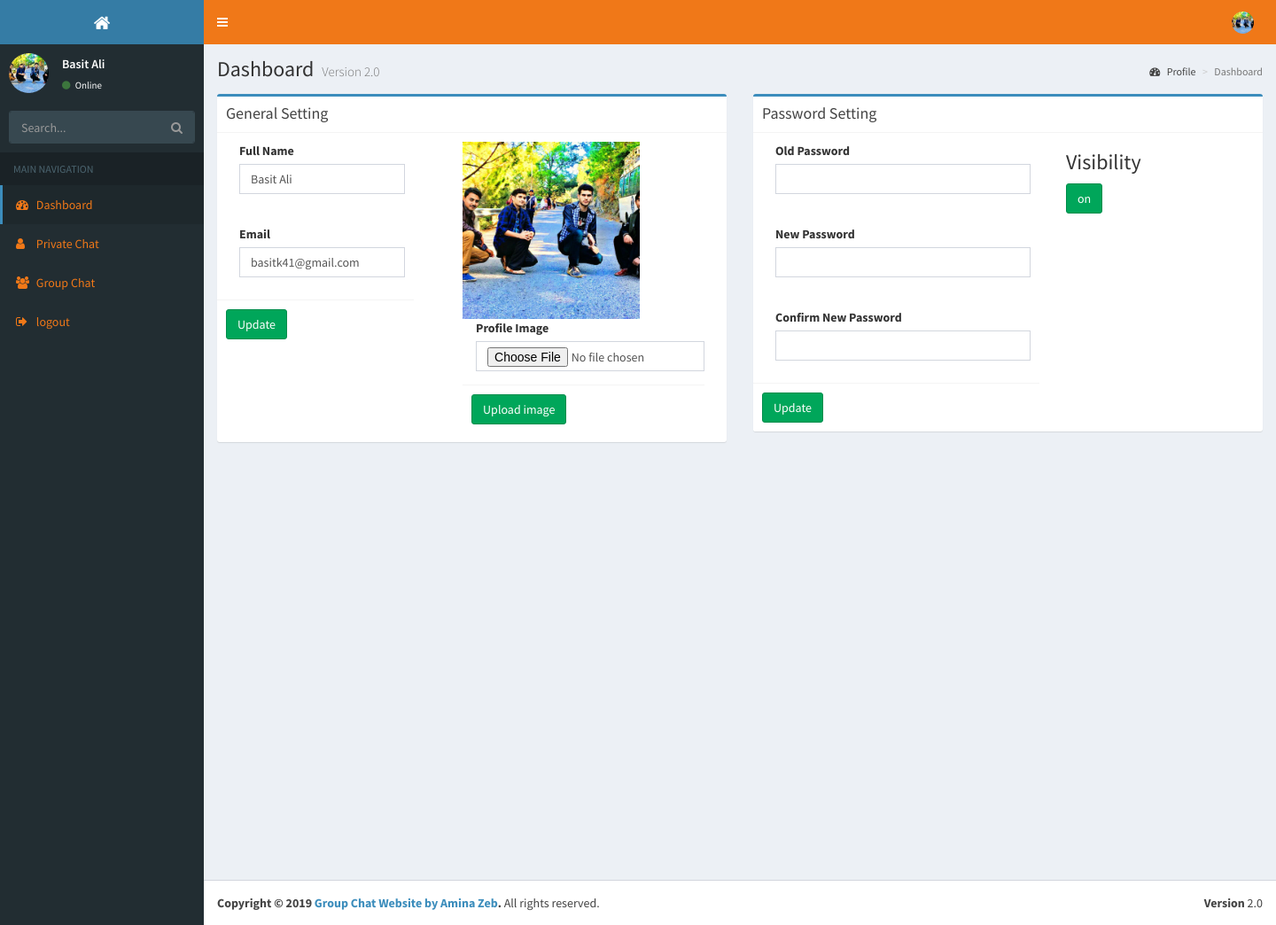
The app's page /profile.php (signed in) with its own data.
### tables this page shows
CREATE TABLE `user` (
  `id` int(11) NOT NULL,
  `name` varchar(50) NOT NULL,
  `password` varchar(50) NOT NULL,
  `email` varchar(50) NOT NULL,
  `image` varchar(300) NOT NULL,
  `status` enum('enabled','disabled','','') NOT NULL DEFAULT 'enabled',
  `visibility` varchar(50) NOT NULL
);

### profile.php (the view, shortened to what this page needs)
<?php include "include_files/connection.php";
include "include_files/top_header.php";?>
      <?php include "include_files/side_bar_menu.php";?>
      <div class="content-wrapper">
        <section class="content-header">
          <h1>
            Dashboard
            <small>Version 2.0</small>
          </h1>
          <ol class="breadcrumb">
            <li><a href="profile.php"><i class="fa fa-dashboard"></i> Profile</a></li>
            <li class="active">Dashboard</li>
          </ol>
        </section>
        <section class="content">
          <div class="row">
             <div class="col-md-6">
              <div class="box box-primary">
                <div class="box-header with-border">
                  <h3 class="box-title">General Setting</h3>
                </div>
                <?php
                  $resss=mysqli_query($connection,"SELECT * FROM user WHERE id='$_SESSION[user_id]'");
                   $fetchdata=mysqli_fetch_array($resss);
                ?>
                  <div class="row">
                    <form action="" method="POST">
                    <div class="col-sm-5">
                  <div class="row">
                    <div class="col-md-12">
                      <div class="box-body">
                        <div class="form-group">
                          <label for="exampleInputEmail1">Full Name</label>
                          <input type="text" value="<?php echo $fetchdata['name'];?>" class="form-control" name="name">
                        </div>
                      </div>
                    </div>
                  </div>
                  <div class="row">
                    <div class="col-md-12">
                      <div class="box-body">
                        <div class="form-group">
                          <label for="exampleInputEmail1">Email</label>
                          <input type="email" value="<?php echo $fetchdata['email'];?>" class="form-control" name="email">
                        </div>
                      </div>
                    </div>
                  </div>
                  <div class="box-footer">
                    <input type="submit" name="submit1" value="Update" class="btn btn-success">
                  </div>
                </div>
                </form>
                <form action="" method="POST" enctype="multipart/form-data">
                <div class="col-sm-7">
                   <div class="col-md-12">
                      <div class="box-body">
                        <?php
                        $image=$fetchdata['image'];
if($image=="" || empty($image))
{
  echo "<img src='uploaded_images/default.png' height='200px' width='200px'>";
}else {
                        ?>
                        <img src="<?=$image?>" height="200px" width="200px">
                        <?php } ?>
                        <div class="form-group">
                          <label for="exampleInputEmail1">Profile Image</label>
                          <input type="file" class="form-control" name="image">
                        </div>
                        <div class="box-footer">
                    <input type="submit" name="submit3" value="Upload image" class="btn btn-success">
                  </div>
                      </div>
                    </div>
                </div>
                </form>
              </div>
              </div>
            </div>
             <div class="col-md-6">
              <div class="box box-primary">
                <div class="box-header with-border">
                  <h3 class="box-title">Password Setting</h3>
                </div>
                <div class="row">
                <div class="col-sm-7">
                <form action="" method="POST">
                  <div class="row">
                    <div class="col-md-12">
                      <div class="box-body">
                        <div class="form-group">
                          <label for="exampleInputEmail1">Old Password</label>
                          <input type="password" class="form-control" name="oldpass">
                        </div>
                      </div>
                    </div>
                  </div>
                  <div class="row">
                    <div class="col-md-12">
                      <div class="box-body">
                        <div class="form-group">
                          <label for="exampleInputEmail1">New Password</label>
                          <input type="password" class="form-control" name="pass">
                        </div>
                      </div>
                    </div>
                  </div>
                  <div class="row">
                     <div class="col-md-12">
                      <div class="box-body">
                        <div class="form-group">
                          <label for="exampleInputEmail1">Confirm New Password</label>
                          <input type="password" class="form-control" name="cpass">
                        </div>
                      </div>
                    </div>
                  </div>
                  <div class="box-footer">
                    <input type="submit" name="submit2" value="Update" class="btn btn-success">
                  </div>
                </form>
                </div>
                <div class="col-sm-5">
                <h3>Visibility</h3>
                <?php
                    $query = "SELECT * FROM user WHERE id=$_SESSION[user_id]";
                    $run_query = mysqli_query($connection,$query) or die(mysqli_error($connection));
                    $fetch3=mysqli_fetch_array($run_query);
                    $vis=$fetch3['visibility'];
                    if($vis=="on"){
                          ?>
                          <a href="status.php?id=<?php echo $fetch3['id'];?>" class="btn btn-success"><?php echo $fetch3['visibility']?></a>
                          <?php }
                          else{
                           ?>
                        <a href="status.php?id=<?php echo $fetch3['id'];?>" class="btn btn-danger"><?php echo $fetch3['visibility']?></a>
                           <?php } ?>
                </div>
                </div>
              </div>
            </div>
          </div>
        </section>
      </div>
       <?php include "include_files/footer.php";?>

### include_files/top_header.php (shortened to what this page needs)
<!DOCTYPE html>
<html>
  <head>
    <link rel="stylesheet" href="bootstrap/css/bootstrap.css">
    <link rel="stylesheet" href="https://maxcdn.bootstrapcdn.com/font-awesome/4.4.0/css/font-awesome.min.css">
    <link rel="stylesheet" href="https://code.ionicframework.com/ionicons/2.0.1/css/ionicons.min.css">
    <link rel="stylesheet" href="plugins/jvectormap/jquery-jvectormap-1.2.2.css">
    <link rel="stylesheet" href="plugins/datatables/dataTables.bootstrap.css">
    <link rel="stylesheet" href="dist/css/AdminLTE.min.css">
    <link rel="stylesheet" href="dist/css/skins/_all-skins.min.css">
  <link rel="stylesheet" href="plugins/morris.css">
  </head>
  <body class="hold-transition skin-blue sidebar-mini">
    <div class="wrapper">
      <header class="main-header">
        <a href="home.php" class="logo"><i class="fa fa-home"></i>
        </a>
        <nav class="navbar navbar-static-top" role="navigation">
          <a href="#" class="sidebar-toggle" data-toggle="offcanvas" role="button">
          </a>
          <div class="navbar-custom-menu">
            <ul class="nav navbar-nav">
              <?php
                  $ress=mysqli_query($connection,"SELECT * FROM user WHERE id='$_SESSION[user_id]'");
                   $fetchdat=mysqli_fetch_array($ress);
                ?>
              <li class="dropdown user user-menu">
                <a href="#" class="dropdown-toggle" data-toggle="dropdown">
                  <?php
                        $image=$fetchdat['image'];
if($image=="" || empty($image))
{
  echo "<img src='uploaded_images/default.png' class='user-image'>";
}else {
                        ?>
                  <img src="<?=$image?>" class="user-image" alt="User Image"><?php  } ?>
                </a>
              </li>
            </ul>
          </div>
        </nav>
      </header>

### include_files/side_bar_menu.php
<aside class="main-sidebar">
        <section class="sidebar">
          <div class="user-panel">
             <?php
                  $resss=mysqli_query($connection,"SELECT * FROM user WHERE id='$_SESSION[user_id]'");
                   $fetchdata=mysqli_fetch_array($resss);
                ?>
            <div class="pull-left image">
              <?php
        $image=$fetchdata['image'];
        if($image=="" || empty($image))
        {
         echo "<img src='uploaded_images/default.png' class='img-circle'>";
        }else {
                        ?>
              <img src="<?=$image?>" class="img-circle" alt="User Image"><?php  } ?>
            </div>
            <div class="pull-left info">
              <p><?php echo $fetchdata['name'];?></p>
              <a href="#"><i class="fa fa-circle text-success"></i> Online</a>
            </div>
          </div>
          <form action="#" method="get" class="sidebar-form">
            <div class="input-group">
              <input type="text" name="q" class="form-control" placeholder="Search...">
              <span class="input-group-btn">
                <button type="submit" name="search" id="search-btn" class="btn btn-flat"><i class="fa fa-search"></i></button>
              </span>
            </div>
          </form>
          <ul class="sidebar-menu">
            <li class="header">MAIN NAVIGATION</li>
            <li class="active">
              <a href="home.php">
                <i class="fa fa-dashboard"></i> <span>Dashboard</span>
              </a></li>
              <li>
              <a href="user.php">
                <i class="fa fa-user"></i> <span>Private Chat</span>
              </a></li>
              <li>
              <a href="group.php">
                <i class="fa fa-group"></i> <span>Group Chat</span>
              </a></li>
              <li>
              <a href="logout.php">
                <i class="fa fa-sign-out"></i> <span>logout</span>
              </a></li>
          </ul>
        </section>
      </aside>

### records on screen
user: image (picture), name "Basit Ali", email "basitk41@gmail.com", visibility "on"
